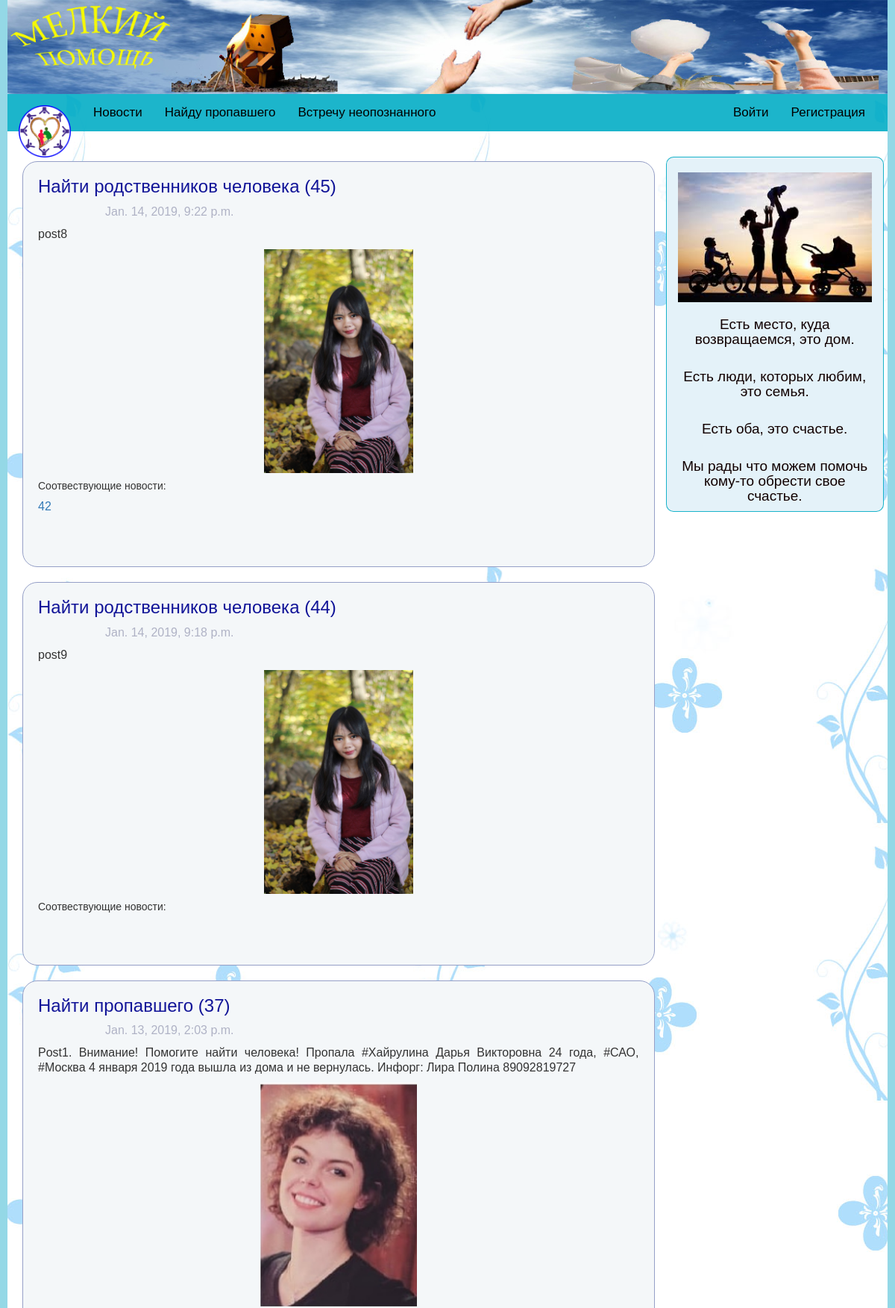
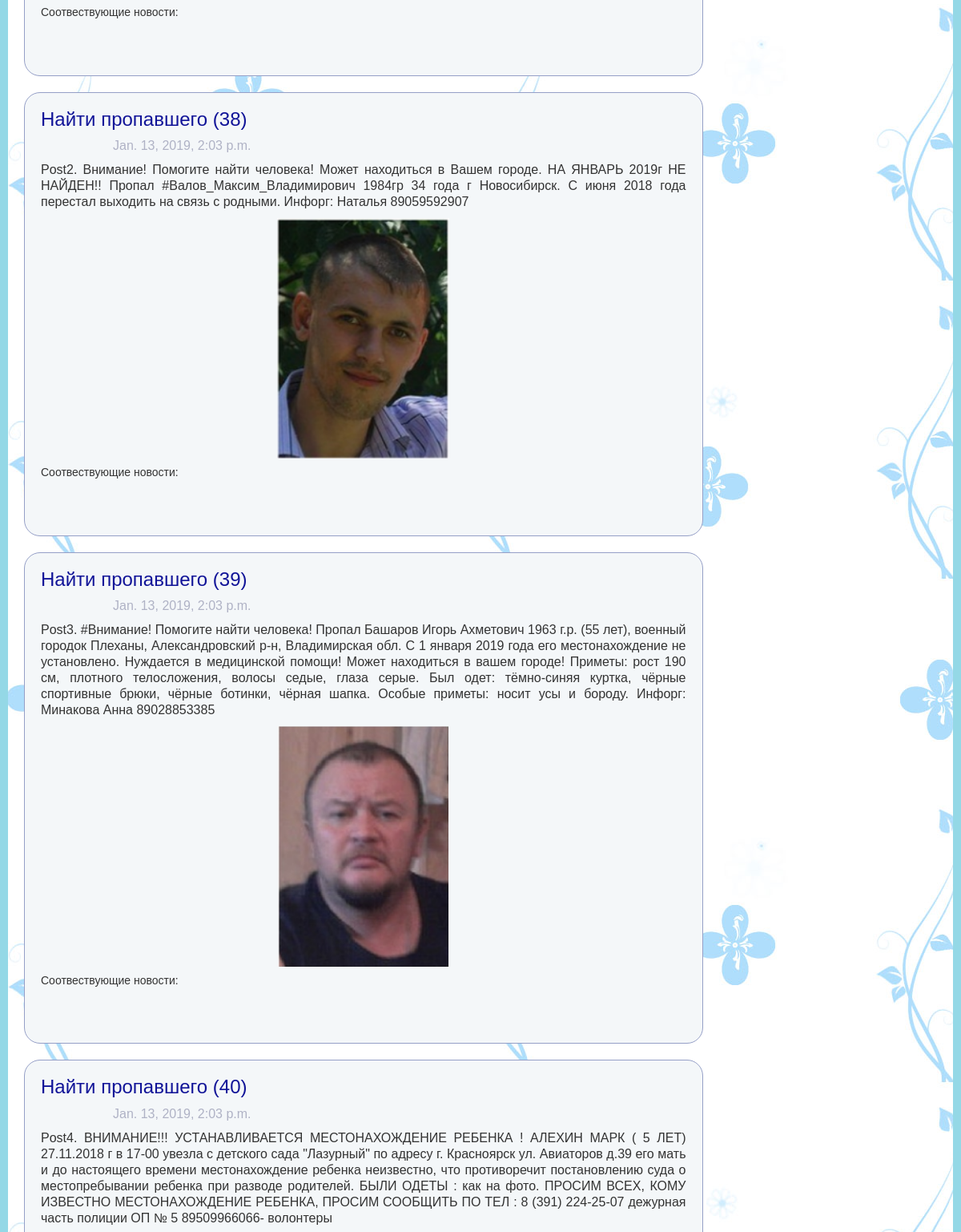
/posts/ (upper part), run on the app's committed database (2 pictures, top to bottom).
### find/models.py (models this page shows, shortened)
class Post(models.Model):
    text = models.TextField()
    time = models.DateTimeField(default = datetime.datetime.now())
    found = models.BooleanField(default=False)
    user = models.ForeignKey(settings.AUTH_USER_MODEL, on_delete=models.CASCADE, default=None)
    post_type = models.ForeignKey(Post_type, on_delete=models.CASCADE, default=None)
    relative = models.ForeignKey(Relative, on_delete=models.CASCADE, default=None)
    class Admin: pass

class Post_type(models.Model):
    type_name = models.CharField(max_length=50)
    def __str__(self):
        return self.type_name
    class Admin: pass

class Victim(models.Model):
    date = models.DateField()
    place = models.CharField(max_length=100)
    image = models.ImageField(upload_to=path_and_rename_victim, default = 'images/non.png')
    additional_information = models.CharField(max_length=50, null=True)
    post = models.ForeignKey(Post, on_delete=models.CASCADE, default=None, related_name='victim')
    class Admin: pass

class Match(models.Model):
   missing_person = models.ForeignKey(Missing_person, on_delete=models.CASCADE, related_name="missing_person")
   victim = models.ForeignKey(Victim, on_delete=models.CASCADE, related_name="victim_person")
   exactly = models.BooleanField(default=False)
   class Admin: pass

class Missing_person(models.Model):
    name = models.CharField(max_length=50)
    nickname = models.CharField(max_length=20, null=True)
    birthday = models.DateField()
    missing_place = models.CharField(max_length=100)
    missing_time = models.DateField()
    status = models.CharField(max_length=20)
    image = models.ImageField(upload_to=path_and_rename_missing, default = 'images/non.png')
    post = models.ForeignKey(Post, on_delete=models.CASCADE, default=None, related_name='missing')
    class Admin: pass

### find/views.py (the view)
# urls.py: path('posts/', views.PostList.as_view()),
class PostList(ListView):
	queryset = models.Post.objects.all().order_by("-time")
	template_name = 'posts.html'
	context_object_name = 'post'
	paginate_by = 10

### find/models.py (called while the page is built)
    def __str__(self):
        return self.fullname

### templates/posts.html (shortened to what this page needs)
{% extends "template.html" %}
{% block css %}
{% load static %}
<link rel="stylesheet" href="{% static 'css/posts1.css' %}">
{% endblock %}
{% block content %}
	{% for post in object_list %}
		<div class="post content">
			<h3 ><a class="title" href="/post/{{post.id}}">{{post.post_type}} ({{post.id}})</a></h3>
			<p class="time">{{post.time}}</p>
			<p>{{post.text}}</p>
			{% for m in post.missing.all %}
				<div class="image"><img src="{{m.image.url}}" alt=""></div>
				<h5>Соотвествующие новости:</h5>
			{% endfor %}
			{% for v in post.victim.all %}
				<div class="image"><img src="{{v.image.url}}" alt=""></div>
				<h5>Соотвествующие новости:</h5>
				{% for vp in v.victim_person.all %}
					<p><a href="/post/{{vp.missing_person.post.id}}">{{vp.missing_person.post.id}}</a></p>
				{% endfor %}
			{% endfor %}
		<br>
		<br>
		</div>
	{% endfor %}
<br>
{% endblock %}

### templates/static/css/template4.css (style rules this page uses)
body { font: 13px/20px 'Lucida Grande', Tahoma, Verdana, sans-serif; }
.content { border: 1px solid #00a4c5; background-color: #f4f7f9; border-radius: 20px; margin-bottom: 20px; margin-top: 14px; padding-left: 20px; padding-right: 20px; padding-bottom: 20px; }
.title { color: #111498; text-align: center; }
.content > p { text-align: justify; }
* { margin: 0; padding: 0; }
body { font-family: 'Verdana', sans-serif; font-size: 16px; }
a { text-decoration: none; -webkit-transition: all .2s linear; -moz-transition: all .2s linear; -ms-transition: all .2s linear; -o-transition: all .2s linear; transition: all .2s linear; }

### templates/static/css/posts1.css (style rules this page uses)
.post { border: 1px solid #959fc7; border-radius: 20px; margin-top: 20px; }
.image { text-align: center; }
.post img { height: 300px; }
.title { color: #111498; }
p.time { color: #afb2c5; padding-left: 90px; }

### data on the page
Post: post_type "Найти родственников человека", id "45", time "Jan. 14, 2019, 9:22 p.m.", text "post8"
Victim: image (picture)
Match: missing_person.post.id "42"
Post: post_type "Найти родственников человека", id "44", time "Jan. 14, 2019, 9:18 p.m.", text "post9"
Victim: image (picture)
Post: post_type "Найти пропавшего", id "37", time "Jan. 13, 2019, 2:03 p.m.", text "Post1. Внимание! Помогите найти человека! Пропала #Хайрулина Дарья Викторовна 24 года, #САО, #Москва 4 января 2019 года вышла из дома и не вернулась. Инфорг: Лира Полина 89092819727"
Missing_person: image (picture)
Post: post_type "Найти пропавшего", id "38", time "Jan. 13, 2019, 2:03 p.m.", text "Post2. Внимание! Помогите найти человека! Может находиться в Вашем городе. НА ЯНВАРЬ 2019г НЕ НАЙДЕН!! Пропал #Валов_Максим_Владимирович 1984гр 34 года г Новосибирск. С июня 2018 года перестал выходить на связь с родными. Инфорг: Наталья 89059592907"
Missing_person: image (picture)
Post: post_type "Найти пропавшего", id "39", time "Jan. 13, 2019, 2:03 p.m.", text "Post3. #Внимание! Помогите найти человека! Пропал Башаров Игорь Ахметович 1963 г.р. (55 лет), военный городок Плеханы, Александровский р-н, Владимирская обл. С 1 января 2019 года его местонахождение не установлено. Нуждается в медицинской помощи! Может находиться в вашем городе! Приметы: рост 190 см, плотного телосложения, волосы седые, глаза серые. Был одет: тёмно-синяя куртка, чёрные спортивные брюки, чёрные ботинки, чёрная шапка. Особые приметы: носит усы и бороду. Инфорг: Минакова Анна 89028853385"
Missing_person: image (picture)
Post: post_type "Найти пропавшего", id "40", time "Jan. 13, 2019, 2:03 p.m.", text "Post4. ВНИМАНИЕ!!! УСТАНАВЛИВАЕТСЯ МЕСТОНАХОЖДЕНИЕ РЕБЕНКА ! АЛЕХИН МАРК ( 5 ЛЕТ) 27.11.2018 г в 17-00 увезла с детского сада \"Лазурный\" по адресу г. Красноярск ул. Авиаторов д.39 его мать и до настоящего времени местонахождение ребенка неизвестно, что противоречит постановлению суда о местопребывании ребенка при разводе родителей. БЫЛИ ОДЕТЫ : как на фото. ПРОСИМ ВСЕХ, КОМУ ИЗВЕСТНО МЕСТОНАХОЖДЕНИЕ РЕБЕНКА, ПРОСИМ СООБЩИТЬ ПО ТЕЛ : 8 (391) 224-25-07 дежурная часть полиции ОП № 5 89509966066- волонтеры"
